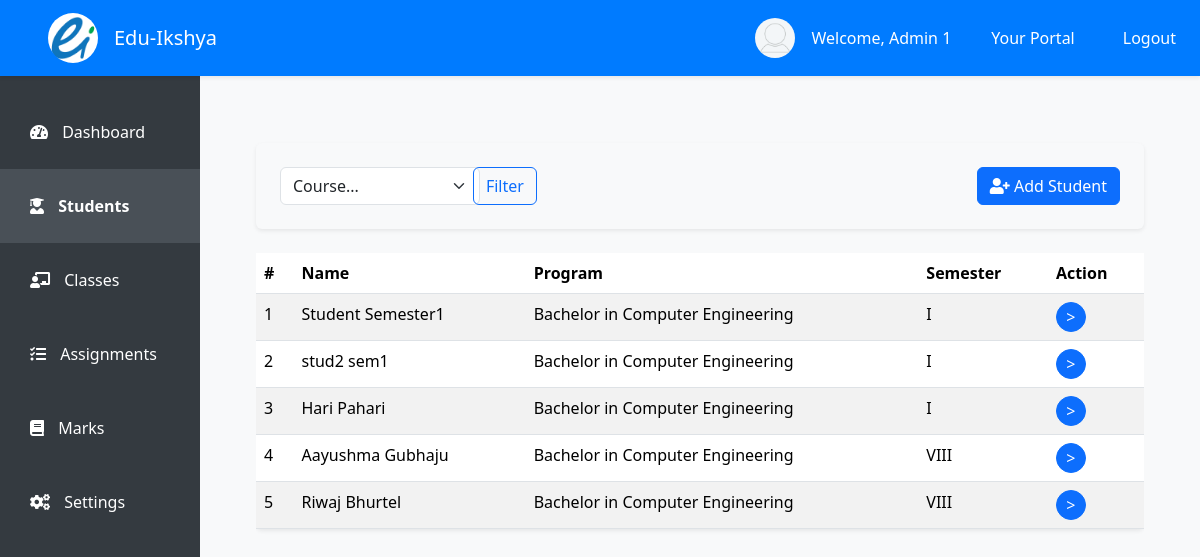
Page /staff/students/1/ (signed in) on the committed database.
### student/models.py (models this page shows, shortened)
class User(AbstractUser):
    user_id = models.CharField(max_length=15, unique=True, editable=False)
    address = models.CharField(max_length=150, null=True, blank=False)
    contact_number = models.CharField(max_length=20, blank=True, null=True)
    date_of_birth = models.DateField(null=True, blank=True)
    gender = models.CharField(max_length=1, choices=[('M', 'Male'), ('F', 'Female'), ('O', 'Other')])
    is_staff = models.BooleanField(default=False)
    is_student = models.BooleanField(default=False)

class Student(models.Model):
    registration_number = models.CharField(max_length=30, unique=True, editable=False)
    first_name = models.CharField(max_length=50)
    middle_name = models.CharField(max_length=50, null=True, blank=True)
    last_name = models.CharField(max_length=100)
    batch_year = models.CharField(max_length=4)
    gender = models.CharField(max_length=1, choices=[('M', 'Male'), ('F', 'Female'), ('O', 'Other')])
    date_of_birth = models.DateField()
    email = models.EmailField(blank=True, null=True)
    program = models.ForeignKey(Program, on_delete=models.CASCADE)
    semester = models.ForeignKey(Semester, on_delete=models.RESTRICT)
    user = models.OneToOneField(User, on_delete=models.RESTRICT, null=True, blank=True)

class Program(models.Model):
    program_id = models.CharField(max_length=12, unique=True)
    program_name = models.CharField(max_length=60)

class Semester(models.Model):
    SEMESTER_CHOICES = [
        ('I', 'I'),
        ('II', 'II'),
        ('III', 'III'),
        ('IV', 'IV'),
        ('V', 'V'),
        ('VI', 'VI'),
        ('VII', 'VII'),
        ('VIII', 'VIII'),
    ]
    semester_id = models.CharField(max_length=4, unique=True)
    semester = models.CharField(max_length=5, choices=SEMESTER_CHOICES)

### student/views.py (the view)
# urls.py: path('staff/students/<pk>/', views.student_lists, name='student_lists'),
@login_required
def student_lists(request, pk):
    teacher = get_object_or_404(User, pk=pk)
    program_courses = ProgramCourse.objects.filter(teacher=teacher)
    if teacher != request.user:
        return HttpResponseForbidden("You are not authorized!")
    course = request.GET.get('course')
    students = Student.objects.filter(semester__programcourse__in=program_courses).distinct()
    if course:
        students = students.filter(semester__programcourse__course__course_name=course)
    distinct_programs = program_courses.values_list('program__program_name', flat=True).distinct()
    distinct_courses = program_courses.values_list('course__course_name', flat=True).distinct()
    distinct_semesters = program_courses.values_list('semester__semester', flat=True).distinct()
    context = {
        'teacher': teacher,
        'students': students,
        'program_courses': program_courses,
        'programs': distinct_programs,
        'semesters': distinct_semesters,
        'courses': distinct_courses,
    }
    return render(request, 'staff/student_list.html', context)

### templates/staff/student_list.html (shortened to what this page needs)
<!DOCTYPE html>
{% extends 'staff/index.html' %}
{% load static %}
{% block student_list %}
<div class="container-fluid mt-5">
    <div class="container">
        <div class="bg-light p-4 rounded shadow-sm mb-4">
            <div class="row g-3">
                <form class="col-md-8 d-flex align-items-center" method="GET">
                    <div class="col-md-4">
                        <select class="form-select" style="min-width: 200px;" id="inputGroupSelect03" name="course">
                            <option value="" selected>Course...</option>
                        </select>
                    </div>
                    <div class="col-md-2 ms-2">
                        <button type="submit" class="btn btn-outline-primary">Filter</button>
                    </div>
                </form>
                {% if user.is_superuser %}
                <div class="col-md-4 d-flex justify-content-end">
                    <a href="#" class="btn btn-primary"><i class="fas fa-user-plus"></i> Add Student</a>
                </div>
                {% endif %}
            </div>
        </div>
        <div class="table-responsive">
            <table class="table table-striped table-hover shadow-sm rounded bg-white">
                <thead class="thead-dark">
                    <tr>
                        <th>#</th>
                        <th>Name</th>
                        <th>Program</th>
                        <th>Semester</th>
                        <th>Action</th>
                    </tr>
                </thead>
                <tbody>
                    {% for student in students %}
                    <tr>
                        <td>{{ forloop.counter }}</td>
                        <td>{{ student.first_name }} {{ student.last_name }}</td>
                        <td>{{ student.program.program_name }}</td>
                        <td>{{ student.semester.semester }}</td>
                        <td class="text-end">
                            <a href="{% url 'students:student_detail' pk=student.pk %}" class="btn btn-primary rounded-circle d-flex align-items-center justify-content-center" style="width: 30px; height: 30px;">
                                &gt;
                            </a>
                        </td>
                    </tr>
                    {% endfor %}
                </tbody>
            </table>
        </div>
    </div>
</div>
{% endblock %}

### templates/staff/index.html (shortened to what this page needs)
<!DOCTYPE html>
{% load static %}
<html lang="en">
<head>
    <link href="https://cdn.jsdelivr.net/npm/bootstrap@5.3.3/dist/css/bootstrap.min.css" rel="stylesheet">
    <link rel="stylesheet" href="https://cdnjs.cloudflare.com/ajax/libs/font-awesome/5.15.4/css/all.min.css">
</head>
<body>
    <nav class="navbar navbar-expand-lg top-navbar shadow-sm">
        <a class="navbar-brand d-flex mx-5 align-items-center" href="{% url 'students:staff_dashboard' pk=user.pk %}">
            <img class="rounded-circle" src="{% static 'images/logo/eduikshya-logo.png' %}" alt="Edu-Ikshya Logo"
                width="50" height="50">
            <span class="ms-3 text-white">Edu-Ikshya</span>
        </a>
        <div class="collapse navbar-collapse justify-content-end" id="navbarNav">
            {% if user.is_authenticated %}
            <ul class="navbar-nav ms-auto d-none d-lg-flex align-items-center">
                <li class="nav-item mx-3">
                    <div class="d-flex align-items-center">
                        <div class="profile-pic">
                            <img src="{% static 'images/profile/images.png' %}">
                        </div>
                        <p class="text-white mb-0">Welcome, {{ user.first_name }}</p>
                    </div>
                </li>
                {% if user.is_superuser %}
                <li class="nav-item mx-3">
                    <a class="nav-link text-white" href="{% url 'admin:index' %}">Your Portal</a>
                </li>
                {% endif %}
                <li class="nav-item mx-3">
                    <a class="nav-link text-white" href="{% url 'students:logout' %}">Logout</a>
                </li>
            </ul>
            {% endif %}
        </div>
    </nav>
    <div class="side-navbar d-none d-lg-flex">
        <nav class="nav flex-column w-100">
            <a class="nav-link {% if request.resolver_match.url_name == 'staff_dashboard' %}active{% endif %}"
                href="{% url 'students:staff_dashboard' pk=user.pk %}">
                <i class="fas fa-tachometer-alt"></i> <span>Dashboard</span>
            </a>
            <a class="nav-link {% if request.resolver_match.url_name == 'student_lists' %}active{% endif %}"
                href="{% url 'students:student_lists' pk=user.pk %}">
                <i class="fas fa-user-graduate"></i> <span>Students</span>
            </a>
            <a class="nav-link {% if request.resolver_match.url_name == 'classes_view' %}active{% endif %}"
                href="{% url 'students:classes_view' pk=user.pk %}">
                <i class="fas fa-chalkboard-teacher"></i> <span>Classes</span>
            </a>
            <a class="nav-link {% if request.resolver_match.url_name == 'assignments' %}active{% endif %}"
                href="{% url 'students:assignments' pk=user.pk %}">
                <i class="fas fa-tasks"></i> <span>Assignments</span>
            </a>
            <a class="nav-link {% if request.resolver_match.url_name == 'marks_dashboard' %}active{% endif %}"
                href="{% url 'students:marks_dashboard' pk=user.pk %}">
                <i class="fas fa-book"></i> <span>Marks</span>
            </a>
            <div class="mt-auto">
                <a class="nav-link" href="#">
                    <i class="fas fa-cogs"></i> <span>Settings</span>
                </a>
            </div>
        </nav>
    </div>
    <div class="content">
        <div class="container">
            {% block student_list %}
            {% endblock %}
        </div>
    </div>
</body>
</html>

### templates/staff/index.html (style rules this page uses)
body { display: flex; }
.top-navbar { position: fixed; top: 0; width: 100%; z-index: 1030; background-color: #007bff; }
.side-navbar { position: fixed; top: 75px; bottom: 0; width: 200px; padding-top: 20px; background-color: #343a40; display: flex; flex-direction: column; }
.side-navbar .nav-link { padding: 25px 30px; }
.content { margin-top: 75px; margin-left: 200px; padding: 20px; width: calc(100% - 200px); background-color: #f8f9fa; }
.profile-pic { width: 40px; height: 40px; border-radius: 50%; overflow: hidden; margin-right: 1rem; }
.profile-pic img { width: 100%; height: auto; }
.nav-link { color: white; }
.side-navbar .nav-link.active { background-color: #495057; font-weight: bold; }
.side-navbar .nav-link span { margin-left: 10px; }
.content { background-color: #f8f9fa; min-height: 100vh; }

### rows in the picture
User: first_name "Admin 1"
Student: first_name "Student", last_name "Semester1", program.program_name "Bachelor in Computer Engineering", semester.semester "I"
Student: first_name "stud2", last_name "sem1", program.program_name "Bachelor in Computer Engineering", semester.semester "I"
Student: first_name "Hari", last_name "Pahari", program.program_name "Bachelor in Computer Engineering", semester.semester "I"
Student: first_name "Aayushma", last_name "Gubhaju", program.program_name "Bachelor in Computer Engineering", semester.semester "VIII"
Student: first_name "Riwaj", last_name "Bhurtel", program.program_name "Bachelor in Computer Engineering", semester.semester "VIII"
